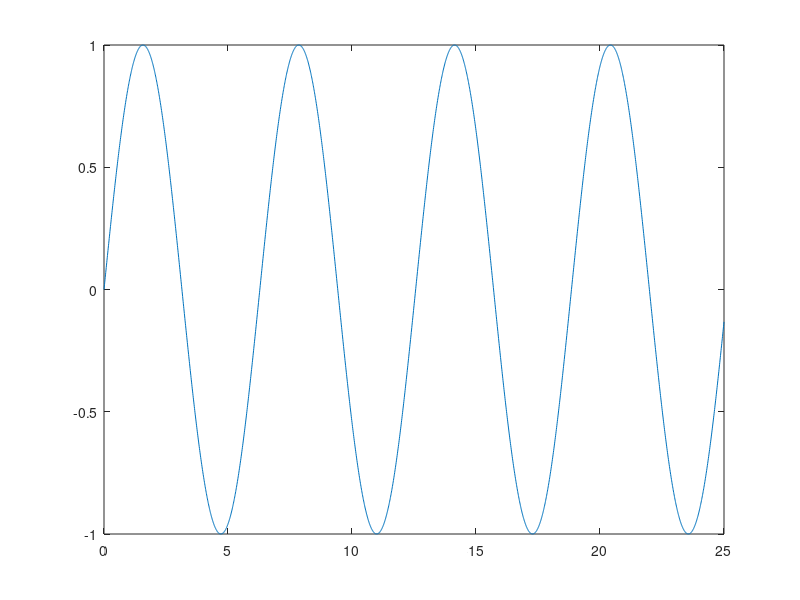

The MATLAB script that drew this image: (Note: this script raises an error after producing the figure.)
% simulate data
x = 0:0.01:25;
%y = abs(sin(x));
y = sin(x);

% keep consequitive movements separated
conseqflg = 'both';   % settings: {'no','onset','offset','both'}

% choose absolute data or not...
absflg = false;
if absflg, y = abs(y); end

plot(x,y);
clear data;
data(1,1,:) = y;

% simulate initial movement definitions
sel = (x>7 & x<8.5 & abs(y)>0.9) | (x>10.5 & x<12 & abs(y)>0.9) | (x>16.5 & x<18 & abs(y)>0.9);
mov = x(logic2idx(sel));

% plot initial selection
v = axis;
hold on;
for i = 1:size(mov,1)
    fill(mov(i,[1 2 2 1]),v([3 3 4 4]),'g','LineStyle','none','FaceAlpha',0.3);
end
hold off;
clear select;
select(1,1,:) = sel;

% and slide...
% examples: crit = {-Inf -0.6 0 0.6};
crit = -Inf;
select = km_slidesel(data,select,crit,conseqflg);

% plot new selection
mov = x(logic2idx(squeeze(select)));
hold on;
for i = 1:size(mov,1)
    fill(mov(i,[1 2 2 1]),v([3 3 4 4]),'r','LineStyle','none','FaceAlpha',0.2);
end
hold off;


% test what happens if selection is only top point of wave...

%%%% SECOND DATASET

% time points
x = -10:0.1:10;

% cosine movement
y = -cos(x)';

% normal distribution
ydist = pdf('norm',x,0,2)';

% create data by combining the normal distribution with the sine wave
dat = y .* ydist;
absdat = abs(dat);

% select movements
crit = 0.1;
sel = absdat > crit;

% test
slidecrit = 0.001;
newsel = km_slidesel(dat,sel,slidecrit,'merge');

% plot data
figure; hold on;
plot(x,absdat,'r');
plot(x,dat,'g');
v = axis;

% plot selection windows
mov = x(logic2idx(squeeze(sel)));
hold on;
for i = 1:size(mov,1)
    fill(mov(i,[1 2 2 1]),v([3 3 4 4]),'r','LineStyle','none','FaceAlpha',0.2);
end
hold off;

% plot selection windows
mov = x(logic2idx(squeeze(newsel)));
hold on;
for i = 1:size(mov,1)
    fill(mov(i,[1 2 2 1]),v([3 3 4 4]),'g','LineStyle','none','FaceAlpha',0.2);
end
hold off;